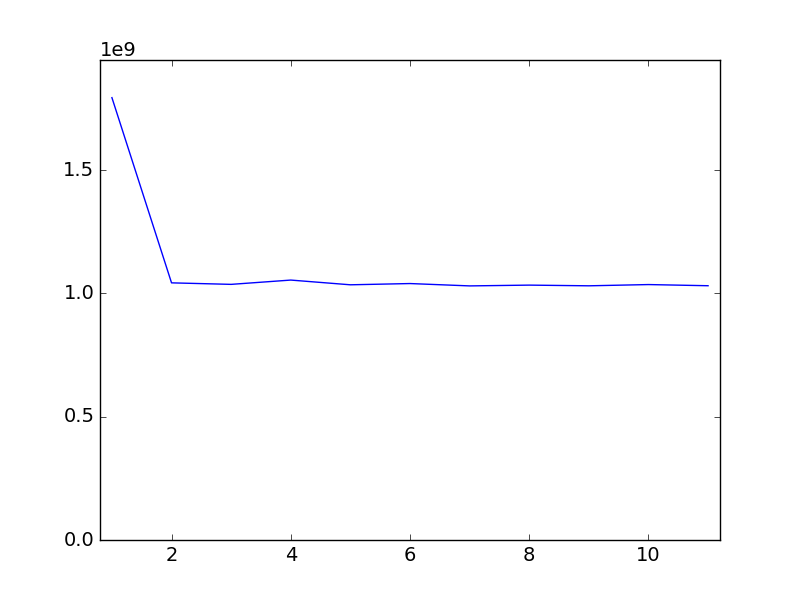

Generate this figure with Python:
#!/bin/python
import numpy as np
import matplotlib.pyplot as pl
from sys import stdin

data = np.loadtxt(stdin, dtype=int)
pl.plot(data[:,0], data[:,1])
pl.margins(0.02, 0.2)
pl.ylim(ymin=0)
pl.xkcd()
pl.savefig("plot.png")
pl.show()




